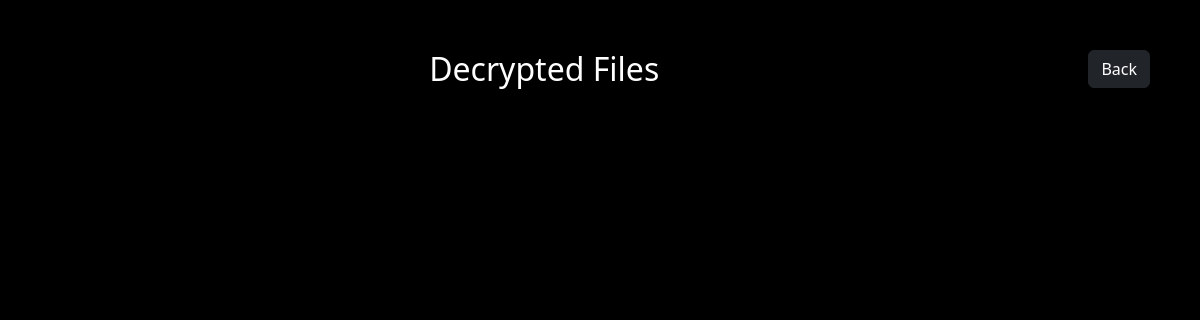
The app's page /select2/ (signed in), older data.
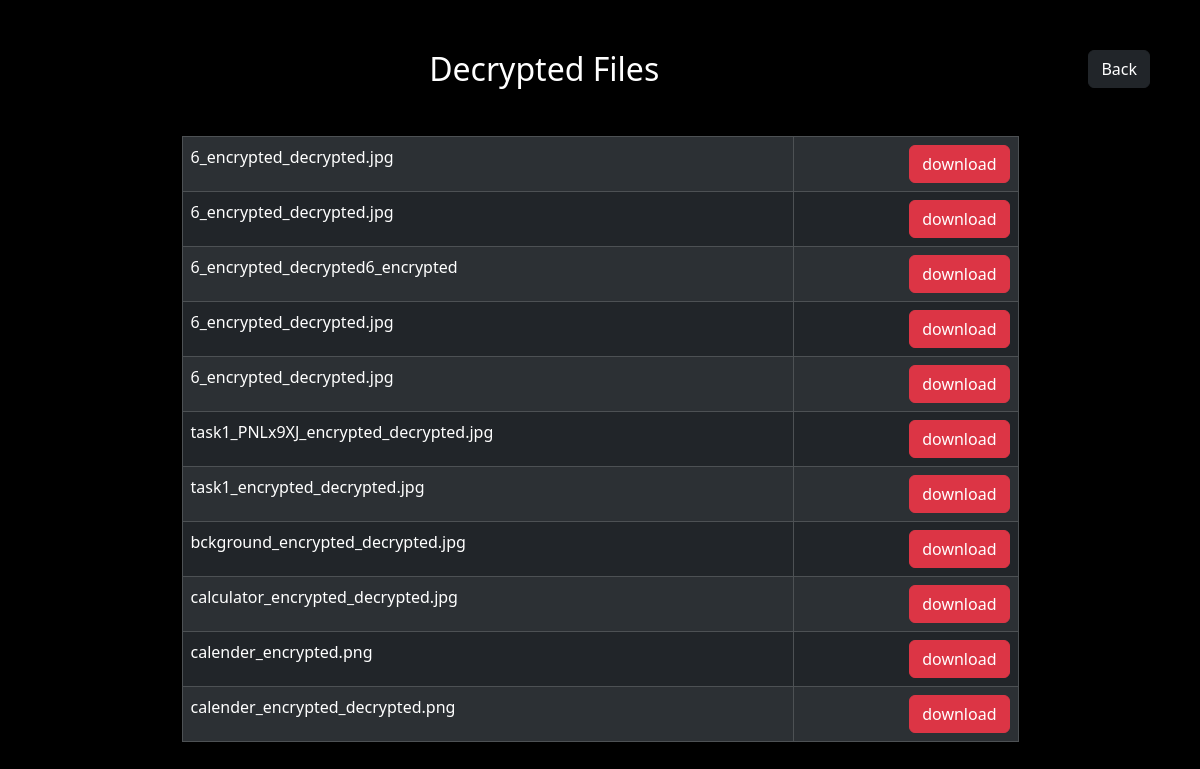
The same page, newer data.
### app/models.py (models this page shows, shortened)
class DecryptionRequest(models.Model):
    algorithm_choices = [
        ('hashes.SHA256', 'hashes.SHA256'),
        ('RSA', 'RSA'),
        ('AES', 'AES'),
    ]
    user_id = models.ForeignKey(User, on_delete=models.CASCADE)
    uploaded_file = models.FileField()
    password = models.CharField(max_length=100)
    algorith = models.CharField(max_length=20, choices=algorithm_choices)
    date = models.DateField(auto_now_add=True, null=True)  # Store the algorithm used for encryption

### app/views.py (the view)
# urls.py: path('select2/', views.select2),
def select2(request):
    tem = request.session['uid']
    vpro = User.objects.get(id=tem)
    decrypted_files = DecryptionRequest.objects.filter(user_id=vpro)
    return render(request,'select2.html',{'decrypted_files': decrypted_files})

### template/select2.html (shortened to what this page needs)
<!DOCTYPE html>
<html lang="en">
    {% load static %}
<head>
    <link href="https://cdn.jsdelivr.net/npm/bootstrap@5.3.2/dist/css/bootstrap.min.css" rel="stylesheet">
</head>
<body>
  <a href="{% url 'userprofile' %}"><button class="btn btn-dark text-white float-end justify-content-around " style="margin-right: 50px;">Back</button></a>
    <div align="center" style="margin-top: 50px;">
      <h2 class="text-white">Decrypted Files</h2>
      <div class="container">
      <table class="table w-75 my-5 table-bordered table-striped table-hover table-dark">
        {% for decrypted_file in decrypted_files %}
        <tr>
          <td>{{ decrypted_file.uploaded_file }}</td>
          <td align="end"><a href="{{ decrypted_file.uploaded_file.url }}" download><button class="btn btn-danger ">download</button></a></td>
        </tr>
        {% endfor %}
    </table>
  </div>
    </div>
</body>
</html>

Row changes from the older to the newer data that the page shows:
added DecryptionRequest: uploaded_file "6_encrypted_decrypted.jpg"
added DecryptionRequest: uploaded_file "6_encrypted_decrypted.jpg"
added DecryptionRequest: uploaded_file "6_encrypted_decrypted6_encrypted"
added DecryptionRequest: uploaded_file "6_encrypted_decrypted.jpg"
added DecryptionRequest: uploaded_file "6_encrypted_decrypted.jpg"
added DecryptionRequest: uploaded_file "task1_PNLx9XJ_encrypted_decrypted.jpg"
added DecryptionRequest: uploaded_file "task1_encrypted_decrypted.jpg"
added DecryptionRequest: uploaded_file "bckground_encrypted_decrypted.jpg"
added DecryptionRequest: uploaded_file "calculator_encrypted_decrypted.jpg"
added DecryptionRequest: uploaded_file "calender_encrypted.png"
added DecryptionRequest: uploaded_file "calender_encrypted_decrypted.png"
